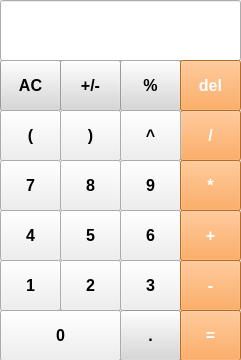
<?xml version="1.0" encoding="UTF-8"?>
<ui version="4.0">
 <class>Calculator</class>
 <widget class="QWidget" name="Calculator">
  <property name="geometry">
   <rect>
    <x>0</x>
    <y>0</y>
    <width>241</width>
    <height>360</height>
   </rect>
  </property>
  <property name="font">
   <font>
    <pointsize>7</pointsize>
   </font>
  </property>
  <property name="windowTitle">
   <string>Calculator</string>
  </property>
  <widget class="QPushButton" name="PushButton_AC">
   <property name="geometry">
    <rect>
     <x>0</x>
     <y>60</y>
     <width>61</width>
     <height>51</height>
    </rect>
   </property>
   <property name="font">
    <font>
     <pointsize>12</pointsize>
     <bold>true</bold>
    </font>
   </property>
   <property name="styleSheet">
    <string notr="true">QPushButton
{
   borber-bottom: 1px solid gray;
   background-color: rgb(215,215,215);
}

QPushButton:pressed
{
  background-color: qlineargradient (x1: 0, y1:0, x2:0, y2:1, 
  stop:0 #bebebe, stop: 1 #d7d7d7);
}</string>
   </property>
   <property name="text">
    <string>AC</string>
   </property>
  </widget>
  <widget class="QPushButton" name="pushButton_PM">
   <property name="geometry">
    <rect>
     <x>60</x>
     <y>60</y>
     <width>61</width>
     <height>51</height>
    </rect>
   </property>
   <property name="font">
    <font>
     <pointsize>12</pointsize>
     <bold>true</bold>
    </font>
   </property>
   <property name="styleSheet">
    <string notr="true">QPushButton
{
   borber-bottom: 1px solid gray;
   background-color: rgb(215,215,215);
}

QPushButton:pressed
{
  background-color: qlineargradient (x1: 0, y1:0, x2:0, y2:1, 
  stop:0 #bebebe, stop: 1 #d7d7d7);
}</string>
   </property>
   <property name="text">
    <string>+/-</string>
   </property>
  </widget>
  <widget class="QPushButton" name="pushButton_Pr">
   <property name="geometry">
    <rect>
     <x>120</x>
     <y>60</y>
     <width>61</width>
     <height>51</height>
    </rect>
   </property>
   <property name="font">
    <font>
     <pointsize>12</pointsize>
     <bold>true</bold>
    </font>
   </property>
   <property name="styleSheet">
    <string notr="true">QPushButton
{
   borber-bottom: 1px solid gray;
   background-color: rgb(215,215,215);
}

QPushButton:pressed
{
  background-color: qlineargradient (x1: 0, y1:0, x2:0, y2:1, 
  stop:0 #bebebe, stop: 1 #d7d7d7);
}</string>
   </property>
   <property name="text">
    <string>%</string>
   </property>
  </widget>
  <widget class="QPushButton" name="pushButton_Div">
   <property name="geometry">
    <rect>
     <x>180</x>
     <y>110</y>
     <width>61</width>
     <height>51</height>
    </rect>
   </property>
   <property name="font">
    <font>
     <pointsize>12</pointsize>
     <bold>true</bold>
    </font>
   </property>
   <property name="styleSheet">
    <string notr="true">QPushButton
{
   borber-bottom: 1px solid gray;
   background-color: rgb(255,151,57);
   color: white;
}

QPushButton:pressed
{
  background-color: qlineargradient (x1: 0, y1:0, x2:0, y2:1, 
  stop:0 #ff7832, stop: 1 #ff9739);
}</string>
   </property>
   <property name="text">
    <string>/</string>
   </property>
  </widget>
  <widget class="QPushButton" name="pushButton_9">
   <property name="geometry">
    <rect>
     <x>120</x>
     <y>160</y>
     <width>61</width>
     <height>51</height>
    </rect>
   </property>
   <property name="font">
    <font>
     <pointsize>12</pointsize>
     <bold>true</bold>
    </font>
   </property>
   <property name="styleSheet">
    <string notr="true">QPushButton
{
   borber-bottom: 1px solid gray;
}

QPushButton:pressed
{
  background-color: qlineargradient (x1: 0, y1:0, x2:0, y2:1, 
  stop:0 #dadbde, stop: 1 #f6f7fa);
}</string>
   </property>
   <property name="text">
    <string>9</string>
   </property>
  </widget>
  <widget class="QPushButton" name="pushButton_7">
   <property name="geometry">
    <rect>
     <x>0</x>
     <y>160</y>
     <width>61</width>
     <height>51</height>
    </rect>
   </property>
   <property name="font">
    <font>
     <pointsize>12</pointsize>
     <bold>true</bold>
    </font>
   </property>
   <property name="styleSheet">
    <string notr="true">QPushButton
{
   borber-bottom: 1px solid gray;
}

QPushButton:pressed
{
  background-color: qlineargradient (x1: 0, y1:0, x2:0, y2:1, 
  stop:0 #dadbde, stop: 1 #f6f7fa);
}</string>
   </property>
   <property name="text">
    <string>7</string>
   </property>
  </widget>
  <widget class="QPushButton" name="pushButton_Mul">
   <property name="geometry">
    <rect>
     <x>180</x>
     <y>160</y>
     <width>61</width>
     <height>51</height>
    </rect>
   </property>
   <property name="font">
    <font>
     <pointsize>12</pointsize>
     <bold>true</bold>
    </font>
   </property>
   <property name="styleSheet">
    <string notr="true">QPushButton
{
   borber-bottom: 1px solid gray;
   background-color: rgb(255,151,57);
   color: white;
}

QPushButton:pressed
{
  background-color: qlineargradient (x1: 0, y1:0, x2:0, y2:1, 
  stop:0 #ff7832, stop: 1 #ff9739);
}</string>
   </property>
   <property name="text">
    <string>*</string>
   </property>
  </widget>
  <widget class="QPushButton" name="pushButton_8">
   <property name="geometry">
    <rect>
     <x>60</x>
     <y>160</y>
     <width>61</width>
     <height>51</height>
    </rect>
   </property>
   <property name="font">
    <font>
     <pointsize>12</pointsize>
     <bold>true</bold>
    </font>
   </property>
   <property name="styleSheet">
    <string notr="true">QPushButton
{
   borber-bottom: 1px solid gray;
}

QPushButton:pressed
{
  background-color: qlineargradient (x1: 0, y1:0, x2:0, y2:1, 
  stop:0 #dadbde, stop: 1 #f6f7fa);
}</string>
   </property>
   <property name="text">
    <string>8</string>
   </property>
  </widget>
  <widget class="QPushButton" name="pushButton_6">
   <property name="geometry">
    <rect>
     <x>120</x>
     <y>210</y>
     <width>61</width>
     <height>51</height>
    </rect>
   </property>
   <property name="font">
    <font>
     <pointsize>12</pointsize>
     <bold>true</bold>
    </font>
   </property>
   <property name="styleSheet">
    <string notr="true">QPushButton
{
   borber-bottom: 1px solid gray;
}

QPushButton:pressed
{
  background-color: qlineargradient (x1: 0, y1:0, x2:0, y2:1, 
  stop:0 #dadbde, stop: 1 #f6f7fa);
}</string>
   </property>
   <property name="text">
    <string>6</string>
   </property>
  </widget>
  <widget class="QPushButton" name="pushButton_4">
   <property name="geometry">
    <rect>
     <x>0</x>
     <y>210</y>
     <width>61</width>
     <height>51</height>
    </rect>
   </property>
   <property name="font">
    <font>
     <pointsize>12</pointsize>
     <bold>true</bold>
    </font>
   </property>
   <property name="styleSheet">
    <string notr="true">QPushButton
{
   borber-bottom: 1px solid gray;
}

QPushButton:pressed
{
  background-color: qlineargradient (x1: 0, y1:0, x2:0, y2:1, 
  stop:0 #dadbde, stop: 1 #f6f7fa);
}</string>
   </property>
   <property name="text">
    <string>4</string>
   </property>
  </widget>
  <widget class="QPushButton" name="pushButton_Add">
   <property name="geometry">
    <rect>
     <x>180</x>
     <y>210</y>
     <width>61</width>
     <height>51</height>
    </rect>
   </property>
   <property name="font">
    <font>
     <pointsize>12</pointsize>
     <bold>true</bold>
    </font>
   </property>
   <property name="styleSheet">
    <string notr="true">QPushButton
{
   borber-bottom: 1px solid gray;
   background-color: rgb(255,151,57);
   color: white;
}

QPushButton:pressed
{
  background-color: qlineargradient (x1: 0, y1:0, x2:0, y2:1, 
  stop:0 #ff7832, stop: 1 #ff9739);
}</string>
   </property>
   <property name="text">
    <string>+</string>
   </property>
  </widget>
  <widget class="QPushButton" name="pushButton_5">
   <property name="geometry">
    <rect>
     <x>60</x>
     <y>210</y>
     <width>61</width>
     <height>51</height>
    </rect>
   </property>
   <property name="font">
    <font>
     <pointsize>12</pointsize>
     <bold>true</bold>
    </font>
   </property>
   <property name="styleSheet">
    <string notr="true">QPushButton
{
   borber-bottom: 1px solid gray;
}

QPushButton:pressed
{
  background-color: qlineargradient (x1: 0, y1:0, x2:0, y2:1, 
  stop:0 #dadbde, stop: 1 #f6f7fa);
}</string>
   </property>
   <property name="text">
    <string>5</string>
   </property>
  </widget>
  <widget class="QPushButton" name="pushButton_3">
   <property name="geometry">
    <rect>
     <x>120</x>
     <y>260</y>
     <width>61</width>
     <height>51</height>
    </rect>
   </property>
   <property name="font">
    <font>
     <pointsize>12</pointsize>
     <bold>true</bold>
    </font>
   </property>
   <property name="styleSheet">
    <string notr="true">QPushButton
{
   borber-bottom: 1px solid gray;
}

QPushButton:pressed
{
  background-color: qlineargradient (x1: 0, y1:0, x2:0, y2:1, 
  stop:0 #dadbde, stop: 1 #f6f7fa);
}</string>
   </property>
   <property name="text">
    <string>3</string>
   </property>
  </widget>
  <widget class="QPushButton" name="pushButton_1">
   <property name="geometry">
    <rect>
     <x>0</x>
     <y>260</y>
     <width>61</width>
     <height>51</height>
    </rect>
   </property>
   <property name="font">
    <font>
     <pointsize>12</pointsize>
     <bold>true</bold>
    </font>
   </property>
   <property name="styleSheet">
    <string notr="true">QPushButton
{
   borber-bottom: 1px solid gray;
}

QPushButton:pressed
{
  background-color: qlineargradient (x1: 0, y1:0, x2:0, y2:1, 
  stop:0 #dadbde, stop: 1 #f6f7fa);
}</string>
   </property>
   <property name="text">
    <string>1</string>
   </property>
  </widget>
  <widget class="QPushButton" name="pushButton_Sub">
   <property name="geometry">
    <rect>
     <x>180</x>
     <y>260</y>
     <width>61</width>
     <height>51</height>
    </rect>
   </property>
   <property name="font">
    <font>
     <pointsize>12</pointsize>
     <bold>true</bold>
    </font>
   </property>
   <property name="styleSheet">
    <string notr="true">QPushButton
{
   borber-bottom: 1px solid gray;
   background-color: rgb(255,151,57);
   color: white;
}

QPushButton:pressed
{
  background-color: qlineargradient (x1: 0, y1:0, x2:0, y2:1, 
  stop:0 #ff7832, stop: 1 #ff9739);
}</string>
   </property>
   <property name="text">
    <string>-</string>
   </property>
  </widget>
  <widget class="QPushButton" name="pushButton_2">
   <property name="geometry">
    <rect>
     <x>60</x>
     <y>260</y>
     <width>61</width>
     <height>51</height>
    </rect>
   </property>
   <property name="font">
    <font>
     <pointsize>12</pointsize>
     <bold>true</bold>
    </font>
   </property>
   <property name="styleSheet">
    <string notr="true">QPushButton
{
   borber-bottom: 1px solid gray;
}

QPushButton:pressed
{
  background-color: qlineargradient (x1: 0, y1:0, x2:0, y2:1, 
  stop:0 #dadbde, stop: 1 #f6f7fa);
}</string>
   </property>
   <property name="text">
    <string>2</string>
   </property>
  </widget>
  <widget class="QPushButton" name="pushButton_Dot">
   <property name="geometry">
    <rect>
     <x>120</x>
     <y>310</y>
     <width>61</width>
     <height>51</height>
    </rect>
   </property>
   <property name="font">
    <font>
     <pointsize>12</pointsize>
     <bold>true</bold>
    </font>
   </property>
   <property name="styleSheet">
    <string notr="true">QPushButton
{
   borber-bottom: 1px solid gray;
   background-color: rgb(215,215,215);
}

QPushButton:pressed
{
  background-color: qlineargradient (x1: 0, y1:0, x2:0, y2:1, 
  stop:0 #bebebe, stop: 1 #d7d7d7);
}</string>
   </property>
   <property name="text">
    <string>.</string>
   </property>
  </widget>
  <widget class="QPushButton" name="pushButton_0">
   <property name="geometry">
    <rect>
     <x>0</x>
     <y>310</y>
     <width>121</width>
     <height>51</height>
    </rect>
   </property>
   <property name="font">
    <font>
     <pointsize>12</pointsize>
     <bold>true</bold>
    </font>
   </property>
   <property name="styleSheet">
    <string notr="true">QPushButton
{
   borber-bottom: 1px solid gray;
}

QPushButton:pressed
{
  background-color: qlineargradient (x1: 0, y1:0, x2:0, y2:1, 
  stop:0 #dadbde, stop: 1 #f6f7fa);
}</string>
   </property>
   <property name="text">
    <string>0</string>
   </property>
  </widget>
  <widget class="QPushButton" name="pushButton_Equal">
   <property name="geometry">
    <rect>
     <x>180</x>
     <y>310</y>
     <width>61</width>
     <height>51</height>
    </rect>
   </property>
   <property name="font">
    <font>
     <pointsize>12</pointsize>
     <bold>true</bold>
    </font>
   </property>
   <property name="styleSheet">
    <string notr="true">QPushButton
{
   borber-bottom: 1px solid gray;
   background-color: rgb(255,151,57);
   color: white;
}

QPushButton:pressed
{
  background-color: qlineargradient (x1: 0, y1:0, x2:0, y2:1, 
  stop:0 #ff7832, stop: 1 #ff9739);
}</string>
   </property>
   <property name="text">
    <string>=</string>
   </property>
  </widget>
  <widget class="QLineEdit" name="result">
   <property name="geometry">
    <rect>
     <x>0</x>
     <y>0</y>
     <width>241</width>
     <height>61</height>
    </rect>
   </property>
   <property name="font">
    <font>
     <pointsize>20</pointsize>
    </font>
   </property>
   <property name="text">
    <string/>
   </property>
   <property name="alignment">
    <set>Qt::AlignmentFlag::AlignRight|Qt::AlignmentFlag::AlignTrailing|Qt::AlignmentFlag::AlignVCenter</set>
   </property>
   <property name="readOnly">
    <bool>true</bool>
   </property>
  </widget>
  <widget class="QPushButton" name="pushButton_CloseBracket">
   <property name="geometry">
    <rect>
     <x>60</x>
     <y>110</y>
     <width>61</width>
     <height>51</height>
    </rect>
   </property>
   <property name="font">
    <font>
     <pointsize>12</pointsize>
     <bold>true</bold>
    </font>
   </property>
   <property name="styleSheet">
    <string notr="true">QPushButton
{
   borber-bottom: 1px solid gray;
}

QPushButton:pressed
{
  background-color: qlineargradient (x1: 0, y1:0, x2:0, y2:1, 
  stop:0 #dadbde, stop: 1 #f6f7fa);
}</string>
   </property>
   <property name="text">
    <string>)</string>
   </property>
  </widget>
  <widget class="QPushButton" name="pushButton_OpenBracket">
   <property name="geometry">
    <rect>
     <x>0</x>
     <y>110</y>
     <width>61</width>
     <height>51</height>
    </rect>
   </property>
   <property name="font">
    <font>
     <pointsize>12</pointsize>
     <bold>true</bold>
    </font>
   </property>
   <property name="styleSheet">
    <string notr="true">QPushButton
{
   borber-bottom: 1px solid gray;
}

QPushButton:pressed
{
  background-color: qlineargradient (x1: 0, y1:0, x2:0, y2:1, 
  stop:0 #dadbde, stop: 1 #f6f7fa);
}</string>
   </property>
   <property name="text">
    <string>(</string>
   </property>
  </widget>
  <widget class="QPushButton" name="pushButton_Pow">
   <property name="geometry">
    <rect>
     <x>120</x>
     <y>110</y>
     <width>61</width>
     <height>51</height>
    </rect>
   </property>
   <property name="font">
    <font>
     <pointsize>12</pointsize>
     <bold>true</bold>
    </font>
   </property>
   <property name="styleSheet">
    <string notr="true">QPushButton
{
   borber-bottom: 1px solid gray;
}

QPushButton:pressed
{
  background-color: qlineargradient (x1: 0, y1:0, x2:0, y2:1, 
  stop:0 #dadbde, stop: 1 #f6f7fa);
}</string>
   </property>
   <property name="text">
    <string>^</string>
   </property>
  </widget>
  <widget class="QPushButton" name="pushButton_Del">
   <property name="geometry">
    <rect>
     <x>180</x>
     <y>60</y>
     <width>61</width>
     <height>51</height>
    </rect>
   </property>
   <property name="font">
    <font>
     <pointsize>12</pointsize>
     <bold>true</bold>
    </font>
   </property>
   <property name="styleSheet">
    <string notr="true">QPushButton
{
   borber-bottom: 1px solid gray;
   background-color: rgb(255,151,57);
   color: white;
}

QPushButton:pressed
{
  background-color: qlineargradient (x1: 0, y1:0, x2:0, y2:1, 
  stop:0 #ff7832, stop: 1 #ff9739);
}</string>
   </property>
   <property name="text">
    <string>del</string>
   </property>
  </widget>
 </widget>
 <resources/>
 <connections/>
</ui>
